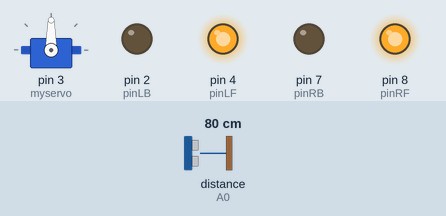
Recording of a sketch running on a simulated Arduino Uno, built with avr-gcc and run on an emulated ATmega328P. Parts: servo, output pins drawn as LEDs (lit = HIGH). Wiring (inferred from the names in the program): ultrasonic range finder: trigger A1; echo A0. The test bench sets the inputs (shaded band); at power-on: distance to the obstacle (sensor on A0) 80 cm. The echo pulse lasts 58.3 µs per cm; pins used as bus, display or sensor lines are not drawn.

Above: at 1.2 s.
1.3 s: distance to the obstacle (sensor on A0) set to 43 cm
2.8 s: distance to the obstacle (sensor on A0) set to 36 cm
At 4.5 s:
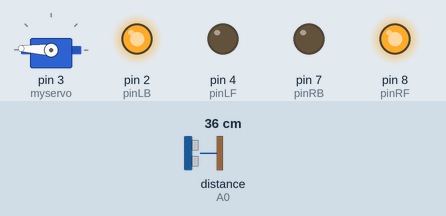
5.8 s: distance to the obstacle (sensor on A0) set to 2 cm
At 8.4 s:
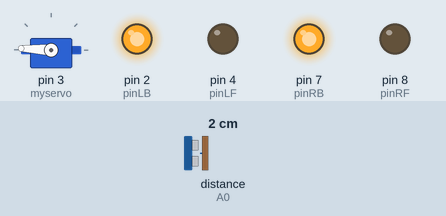
8.8 s: distance to the obstacle (sensor on A0) set to 12 cm
11.8 s: distance to the obstacle (sensor on A0) set to 17 cm
At 14.1 s:
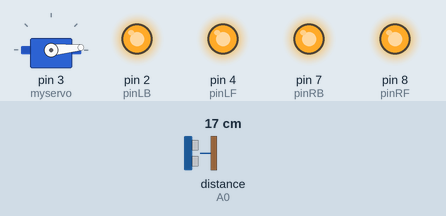
14.8 s: distance to the obstacle (sensor on A0) set to 4 cm
At 16.7 s:
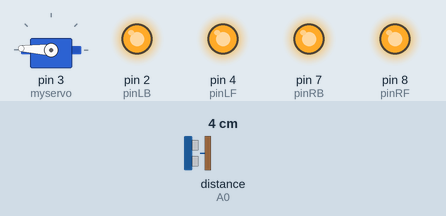
Timing chart, 0 to 18.8 s (numbered marks = the images above; inputs shaded):
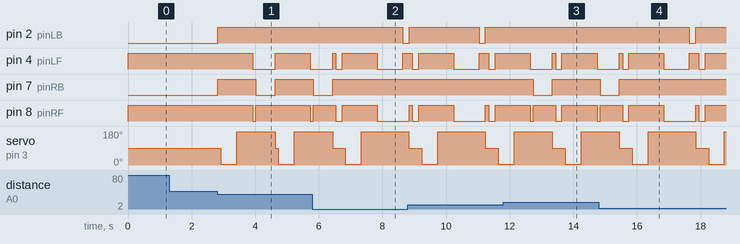

The sketch:

Project_9_Ultraviolet_Obstacle_Avoidance_of_Smart_Car.ino
```cpp
#include <Servo.h>
int pinLB = 2;     // defining pin 12
int pinLF = 4;     // defining pin 3
int pinRB = 7;    // defining pin 13
int pinRF = 8;    // defining pin 11
int Lpwm_pin = 5;  //adjusting speed
int Rpwm_pin = 10;   //adjusting speed //
unsigned char Lpwm_val = 200;
unsigned char Rpwm_val = 200;
////////////////////////////////
int inputPin = A0;    // defining receiving pin of ultrasonic signal
int outputPin =A1;    // defining emitting pin of ultrasonic signal

int Fspeedd = 0;      // forward speed
int Rspeedd = 0;      // right speed
int Lspeedd = 0;      // left speed
int directionn = 0;   // front=8 back=2 left=4 right=6
Servo myservo;        // setting myservo
int delay_time = 250; // time for servo motor turning backward

int Fgo = 8;         // going forward
int Rgo = 6;         // turning right
int Lgo = 4;         // turning left
int Bgo = 2;         // turning backward

void setup()
 {
  Serial.begin(9600);     // defining output pin of motor
  pinMode(pinLB,OUTPUT); // pin 12
  pinMode(pinLF,OUTPUT); // pin 3 (PWM)
  pinMode(pinRB,OUTPUT); // pin 13
  pinMode(pinRF,OUTPUT); // pin 11 (PWM)
  pinMode(inputPin, INPUT);    // defining input pin of ultrasonic
  pinMode(outputPin, OUTPUT);  // defining output pin of ultrasonic
  myservo.attach(3);    // defining output pin9 of motor
 }
void advance()     // going forward
    {
    digitalWrite(pinLB,LOW);    // right wheel going forward
    digitalWrite(pinRB, LOW);  // left wheel going forward
    digitalWrite(pinLF,HIGH);
    digitalWrite(pinRF,HIGH);
    }
void stopp()         //stop
    {
     digitalWrite(pinRB,HIGH);
     digitalWrite(pinRF,HIGH);
     digitalWrite(pinLB,HIGH);
     digitalWrite(pinLF,HIGH);
    }
void right()        //turning right(single wheel)
    {

     digitalWrite(pinRB,LOW);  //making motor move towards right rear
     digitalWrite(pinRF,HIGH);
     digitalWrite(pinLB,HIGH);
     digitalWrite(pinLF,LOW);  //making motor move towards left front
    }
void left()         //turning left(single wheel)
    {
     digitalWrite(pinRB,HIGH);
     digitalWrite(pinRF,LOW );   //making motor move towards right front
     digitalWrite(pinLB,LOW);   //making motor move towards left rear
     digitalWrite(pinLF,HIGH);
    }

void back()          //going backward
    {
     digitalWrite(pinRB,HIGH);  //making motor move towards right rear
     digitalWrite(pinRF,LOW);
     digitalWrite(pinLB,HIGH);  //making motor move towards left rear
     digitalWrite(pinLF,LOW);
    }
void detection()        //measuring 3 angles(0.90.179)
    {
      int delay_time = 250;   // time for servo motor turning backward
      ask_pin_F();            // reading out the front distance
     if(Fspeedd < 20)         // assuming the front distance less than 10cm
      {
      stopp();               // clear output material
      delay(100);
      back();                // going backward for 0.2 second
      delay(200);
      }

      if(Fspeedd < 40)         // assuming the front distance less than 25cm
      {
        stopp();
        delay(100);             // clear output material
        ask_pin_L();            // reading out the left distance
        delay(delay_time);      // waiting servo motor to be stable
        ask_pin_R();            // reading out the right distance
        delay(delay_time);      // waiting servo motor to be stable

        if(Lspeedd > Rspeedd)   //assuming left distance more than  right distance
        {
          directionn = Lgo;      //turning left
        }

        if(Lspeedd <= Rspeedd)   //assuming left distance less than or equal to right distance
        {
         directionn = Rgo;      //turning right
        }

        if (Lspeedd < 15 && Rspeedd < 15)   //assuming both left distance and right distance less than  10cm
        {
         directionn = Bgo;      //going backward
        }
      }
      else                      //assuming the front distance  more than 25 cm
      {
        directionn = Fgo;        //going forward
      }

    }
void ask_pin_F()   // measuring the front distance
    {
      myservo.write(90);
      digitalWrite(outputPin, LOW);   // ultrasonic launching low voltage at 2μs
      delayMicroseconds(2);
      digitalWrite(outputPin, HIGH);  // ultrasonic launching high voltage at 10μs，at least at10μs
      delayMicroseconds(10);
      digitalWrite(outputPin, LOW);    // keeping ultrasonic launching low voltage
      float Fdistance = pulseIn(inputPin, HIGH);  // time of error reading
      Fdistance= Fdistance/5.8/10;       // converting time into distance（unit：cm）
      Fspeedd = Fdistance;              // reading-in Fspeedd(fore speed) with distance
    }
 void ask_pin_L()   // measuring left distance
    {
      myservo.write(5);
      delay(delay_time);
      digitalWrite(outputPin, LOW);   // ultrasonic launching low voltage at 2μs
      delayMicroseconds(2);
      digitalWrite(outputPin, HIGH);  // ultrasonic launching high voltage at 10μs，at least at10μs
      delayMicroseconds(10);
      digitalWrite(outputPin, LOW);    // keeping ultrasonic launching low voltage
      float Ldistance = pulseIn(inputPin, HIGH);  // time of error reading
      Ldistance= Ldistance/5.8/10;       // converting time into distance（unit：cm）
      Lspeedd = Ldistance;              //reading-in Lspeedd(left speed) with distance
    }
void ask_pin_R()   // measuring right distance
    {
      myservo.write(177);
      delay(delay_time);
      digitalWrite(outputPin, LOW);   // ultrasonic launching low voltage at 2μs
      delayMicroseconds(2);
      digitalWrite(outputPin, HIGH);  // ultrasonic launching high voltage at 10μs，at least at10μs
      delayMicroseconds(10);
      digitalWrite(outputPin, LOW);    // keeping ultrasonic launching low voltage
      float Rdistance = pulseIn(inputPin, HIGH);  // time of error reading
      Rdistance= Rdistance/5.8/10;       // onverting time into distance（unit：cm）
      Rspeedd = Rdistance;              // reading-in Rspeedd(right speed) with distance
    }

void loop()
  {
    myservo.write(90);  //making motor regression, being ready for next measurement
    detection();        //measuring angle and deciding which direction it moves towards
   if(directionn == 2)  //supposing direction = 2(back up)
   {
     back();
     delay(800);                    //  back up
     left() ;
     delay(200);              //moving slightly towards left(avoiding locked)
   }
   if(directionn == 6)           //supposing direction = 6(turning right)
   {
     back();
     delay(100);
     right();
     delay(600);                 // turning right
   }
   if(directionn == 4)          //supposing direction = 4(turning left)
   {
     back();
     delay(600);
     left();
     delay(600);                  // turning left
   }
   if(directionn == 8)          //supposing direction =  = 8(going forwards)
   {
    advance();                 // going forwards normally
    delay(100);
   }
   }
```

Measured:
- the behaviour switches between 41 and 40 cm on distance to the obstacle (sensor on A0) (found by bisection; images 0 and 1)
- the behaviour switches between 14 and 15 cm on distance to the obstacle (sensor on A0) (found by bisection; images 2 and 3)
- after the input at 1.3 s, every drawn part: stays the same
- after the input at 2.8 s, pin 2 (pinLB): LOW → HIGH at once; pin 4 (pinLF): HIGH → LOW after 1.1 s, → HIGH 0.70 s later, → LOW 1.1 s later
- after the input at 5.8 s, pin 2 (pinLB): HIGH → LOW after 2.8 s; pin 7 (pinRB): goes on until 6.4 s, then stays HIGH
- after the input at 11.8 s, pin 2 (pinLB): stays HIGH (without the input it goes to LOW after 1.6 s); pin 7 (pinRB): HIGH → LOW after 0.94 s, → HIGH 0.60 s later
- after the input at 14.8 s, pin 2 (pinLB): HIGH → LOW after 2.8 s, → HIGH 0.20 s later; pin 7 (pinRB): goes on until 15.4 s, then stays HIGH
